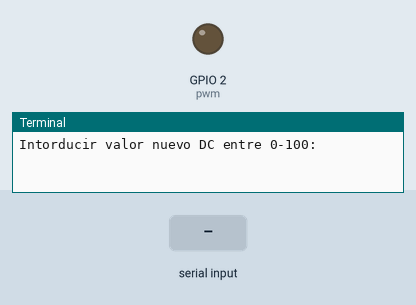
This program was run on a simulated Raspberry Pi (BCM pin numbers). Parts: output pins drawn as LEDs (lit = HIGH), the last lines printed to the terminal. The inputs (shaded band) are chosen by the test bench.

Above: at 1.2 s.
1.3 s: "5" typed at the terminal, then Enter
At 2.2 s:
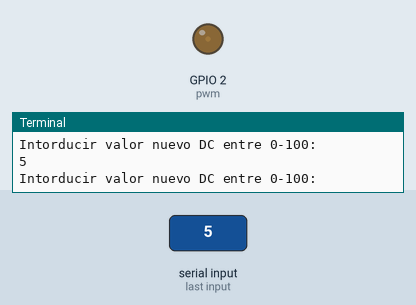
2.8 s: "90" typed at the terminal, then Enter
At 3.4 s:
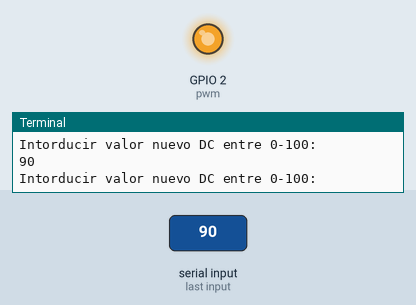
Timing chart, 0 to 5.8 s (numbered marks = the images above; inputs shaded):
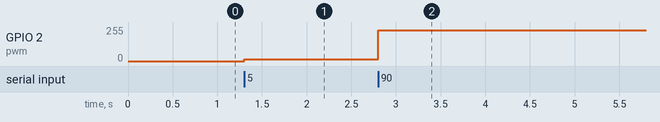

Measured:
- after the input at 1.3 s, GPIO 2 (pwm): 0/255 → 13/255 at once
- after the input at 2.8 s, GPIO 2 (pwm): 13/255 → 230/255 at once

The program:

clase07_Ejemplo05_PWMLed.py
```python
import RPi.GPIO as GPIO

GPIO.setmode(GPIO.BCM)
GPIO.setup(2, GPIO.OUT)

#5 se define el PWM para modificar la potencia del led
#500 es la frecuencia
pwm= GPIO.PWM(2, 500)
pwm.start(0)

continuar = True
while continuar:
    dato= input("Intorducir valor nuevo DC entre 0-100:")
    if dato == "z":
        continuar =False
    else:
        pwm.ChangeDutyCycle(int(dato))

pwm.stop()
GPIO.cleanup()
print("Fin de programa")
```
